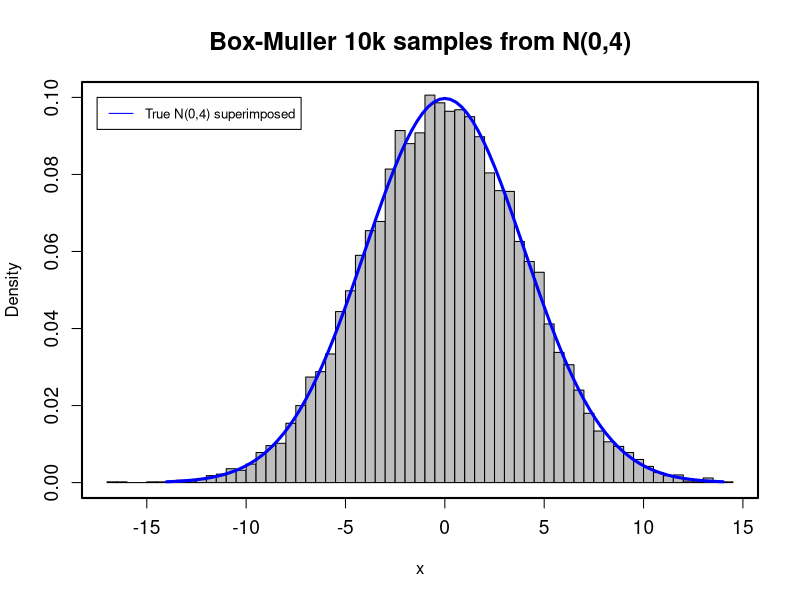

Write R code to recreate this figure.
library(rstudioapi) # to automatically set the working directory to this file's path.

#set the working directory to this file's path
setwd(dirname(rstudioapi::getActiveDocumentContext()$path))

#Exercicio A
sim.norm<-function(n, mu, std){
  
  "Box-Muller Algorithm. This function generates samples
  from two independent random variables X,Y ~ N(mu,std)."
  
  x<-vector()
  y<-vector()
  
  # Box-Muller algorithm
  for (i in 1:n){
    
    theta=2*pi*runif(1,0,1)
    R=sqrt(-2*log(runif(1,0,1)))
    
    # add N(0,1) observations to the samples
    x=c(x,R*cos(theta))
    y=c(y,R*sin(theta))
  } 
  
  # convert all observations from N(0,1) to N(mu,std)
  x=x*std+mu
  y=y*std+mu
  
  # return results in a table format
  samples = matrix(c(x,y),ncol=2)
  colnames(samples) = c("X","Y")
  rownames(samples) = seq(from=1,to=nrow(samples),by=1)
  samples = as.table(samples)
  return(samples)
}

res = sim.norm(10,0,1); res


#Exercicio B - generate 10k samples from X~(0,4)
set.seed(123)
mu = 0
std = 4
n = 10 * 1000
samples = sim.norm(n/2,0,4)  # n/2 because we can merge X and Y since their both are independent.
samples = c(samples[,"X"], samples[,"Y"]) # merge the 5k samples from X with the 5k samples from Y


#Exercicio C
pdf("Exercicio1_c.pdf",width=7,height=5)
hist(samples, freq=F, main="Box-Muller 10k samples from N(0,4)", ylim=c(0,0.1), xlab="x", col="grey", cex.main=1.5, cex.axis=1.15,
     breaks=50);
curve(dnorm(x ,0,4), add=T, lwd=3, lty=1, from=-14, to=14,col=c('blue'))
# drawing a box around the plot
box(lwd=2)
# Add a legend
legend(-17.5,0.10, legend=("True N(0,4) superimposed"), col=c("blue"), lty=1:2, cex=0.8)
dev.off()
